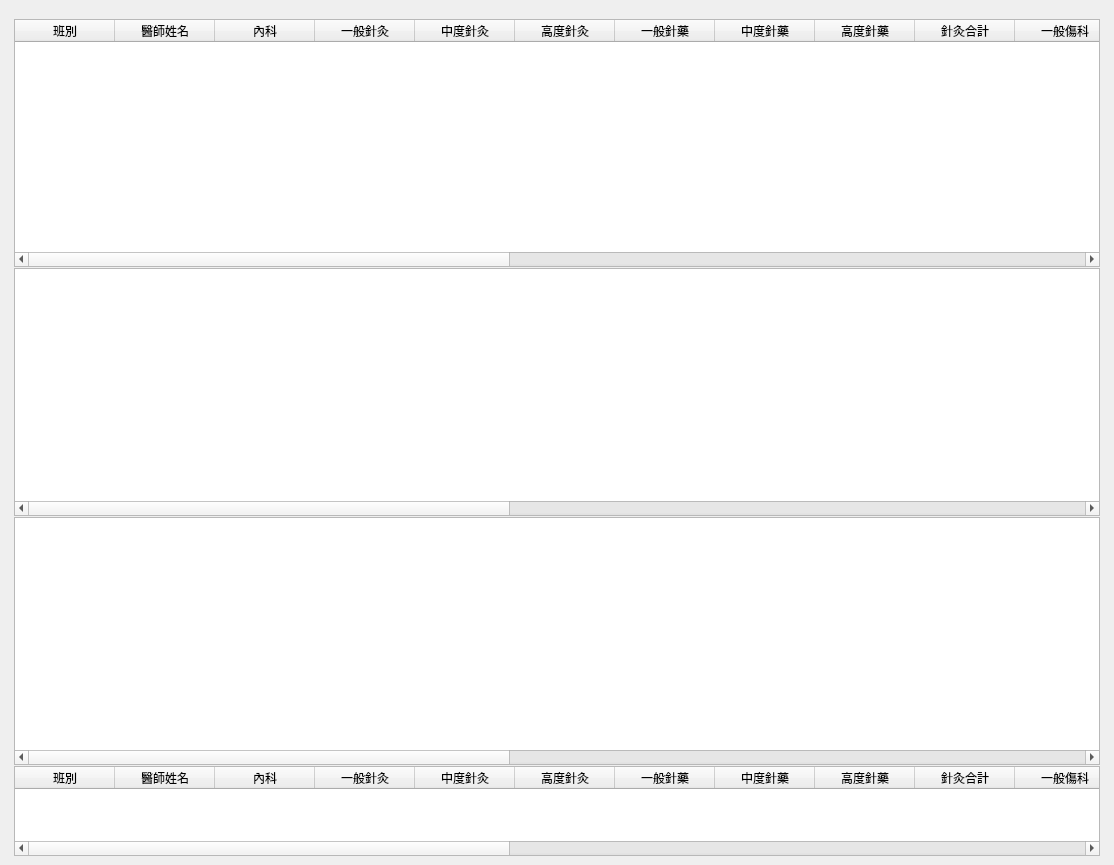
<?xml version="1.0" encoding="UTF-8"?>
<ui version="4.0">
 <class>WindowStatisticsDailyPerson</class>
 <widget class="QMainWindow" name="WindowStatisticsDailyPerson">
  <property name="geometry">
   <rect>
    <x>0</x>
    <y>0</y>
    <width>1114</width>
    <height>865</height>
   </rect>
  </property>
  <property name="windowTitle">
   <string>人數統計日報表</string>
  </property>
  <widget class="QWidget" name="centralwidget">
   <layout class="QHBoxLayout" name="horizontalLayout">
    <item>
     <layout class="QVBoxLayout" name="verticalLayout">
      <property name="leftMargin">
       <number>5</number>
      </property>
      <property name="topMargin">
       <number>10</number>
      </property>
      <property name="rightMargin">
       <number>5</number>
      </property>
      <item>
       <layout class="QVBoxLayout" name="verticalLayout_5">
        <item>
         <layout class="QHBoxLayout" name="horizontalLayout_2">
          <item>
           <layout class="QVBoxLayout" name="verticalLayout_3">
            <property name="spacing">
             <number>1</number>
            </property>
            <item>
             <widget class="QTableWidget" name="tableWidget_period1">
              <property name="editTriggers">
               <set>QAbstractItemView::NoEditTriggers</set>
              </property>
              <property name="alternatingRowColors">
               <bool>true</bool>
              </property>
              <property name="selectionMode">
               <enum>QAbstractItemView::SingleSelection</enum>
              </property>
              <property name="selectionBehavior">
               <enum>QAbstractItemView::SelectRows</enum>
              </property>
              <column>
               <property name="text">
                <string>班別</string>
               </property>
              </column>
              <column>
               <property name="text">
                <string>醫師姓名</string>
               </property>
              </column>
              <column>
               <property name="text">
                <string>內科</string>
               </property>
              </column>
              <column>
               <property name="text">
                <string>一般針灸</string>
               </property>
              </column>
              <column>
               <property name="text">
                <string>中度針灸</string>
               </property>
              </column>
              <column>
               <property name="text">
                <string>高度針灸</string>
               </property>
              </column>
              <column>
               <property name="text">
                <string>一般針藥</string>
               </property>
              </column>
              <column>
               <property name="text">
                <string>中度針藥</string>
               </property>
              </column>
              <column>
               <property name="text">
                <string>高度針藥</string>
               </property>
              </column>
              <column>
               <property name="text">
                <string>針灸合計</string>
               </property>
              </column>
              <column>
               <property name="text">
                <string>一般傷科</string>
               </property>
              </column>
              <column>
               <property name="text">
                <string>中度傷科</string>
               </property>
              </column>
              <column>
               <property name="text">
                <string>高度傷科</string>
               </property>
              </column>
              <column>
               <property name="text">
                <string>傷科給藥</string>
               </property>
              </column>
              <column>
               <property name="text">
                <string>傷科合計</string>
               </property>
              </column>
              <column>
               <property name="text">
                <string>針傷合併</string>
               </property>
              </column>
              <column>
               <property name="text">
                <string>合併給藥</string>
               </property>
              </column>
              <column>
               <property name="text">
                <string>合併合計</string>
               </property>
              </column>
              <column>
               <property name="text">
                <string>針傷合計</string>
               </property>
              </column>
              <column>
               <property name="text">
                <string>健保小計</string>
               </property>
              </column>
              <column>
               <property name="text">
                <string>自費人數</string>
               </property>
              </column>
              <column>
               <property name="text">
                <string>總計</string>
               </property>
              </column>
             </widget>
            </item>
            <item>
             <widget class="QTableWidget" name="tableWidget_period2">
              <property name="editTriggers">
               <set>QAbstractItemView::NoEditTriggers</set>
              </property>
              <property name="alternatingRowColors">
               <bool>true</bool>
              </property>
              <property name="selectionMode">
               <enum>QAbstractItemView::SingleSelection</enum>
              </property>
              <property name="selectionBehavior">
               <enum>QAbstractItemView::SelectRows</enum>
              </property>
              <attribute name="horizontalHeaderVisible">
               <bool>false</bool>
              </attribute>
              <column>
               <property name="text">
                <string>班別</string>
               </property>
              </column>
              <column>
               <property name="text">
                <string>醫師姓名</string>
               </property>
              </column>
              <column>
               <property name="text">
                <string>內科</string>
               </property>
              </column>
              <column>
               <property name="text">
                <string>一般針灸</string>
               </property>
              </column>
              <column>
               <property name="text">
                <string>中度針灸</string>
               </property>
              </column>
              <column>
               <property name="text">
                <string>高度針灸</string>
               </property>
              </column>
              <column>
               <property name="text">
                <string>一般針藥</string>
               </property>
              </column>
              <column>
               <property name="text">
                <string>中度針藥</string>
               </property>
              </column>
              <column>
               <property name="text">
                <string>高度針藥</string>
               </property>
              </column>
              <column>
               <property name="text">
                <string>針灸合計</string>
               </property>
              </column>
              <column>
               <property name="text">
                <string>一般傷科</string>
               </property>
              </column>
              <column>
               <property name="text">
                <string>中度傷科</string>
               </property>
              </column>
              <column>
               <property name="text">
                <string>高度傷科</string>
               </property>
              </column>
              <column>
               <property name="text">
                <string>傷科給藥</string>
               </property>
              </column>
              <column>
               <property name="text">
                <string>傷科合計</string>
               </property>
              </column>
              <column>
               <property name="text">
                <string>針傷合併</string>
               </property>
              </column>
              <column>
               <property name="text">
                <string>合併給藥</string>
               </property>
              </column>
              <column>
               <property name="text">
                <string>合併合計</string>
               </property>
              </column>
              <column>
               <property name="text">
                <string>針傷合計</string>
               </property>
              </column>
              <column>
               <property name="text">
                <string>健保小計</string>
               </property>
              </column>
              <column>
               <property name="text">
                <string>自費人數</string>
               </property>
              </column>
              <column>
               <property name="text">
                <string>總計</string>
               </property>
              </column>
             </widget>
            </item>
            <item>
             <widget class="QTableWidget" name="tableWidget_period3">
              <property name="editTriggers">
               <set>QAbstractItemView::NoEditTriggers</set>
              </property>
              <property name="alternatingRowColors">
               <bool>true</bool>
              </property>
              <property name="selectionMode">
               <enum>QAbstractItemView::SingleSelection</enum>
              </property>
              <property name="selectionBehavior">
               <enum>QAbstractItemView::SelectRows</enum>
              </property>
              <attribute name="horizontalHeaderVisible">
               <bool>false</bool>
              </attribute>
              <column>
               <property name="text">
                <string>班別</string>
               </property>
              </column>
              <column>
               <property name="text">
                <string>醫師姓名</string>
               </property>
              </column>
              <column>
               <property name="text">
                <string>內科</string>
               </property>
              </column>
              <column>
               <property name="text">
                <string>一般針灸</string>
               </property>
              </column>
              <column>
               <property name="text">
                <string>中度針灸</string>
               </property>
              </column>
              <column>
               <property name="text">
                <string>高度針灸</string>
               </property>
              </column>
              <column>
               <property name="text">
                <string>一般針藥</string>
               </property>
              </column>
              <column>
               <property name="text">
                <string>中度針藥</string>
               </property>
              </column>
              <column>
               <property name="text">
                <string>高度針藥</string>
               </property>
              </column>
              <column>
               <property name="text">
                <string>針灸合計</string>
               </property>
              </column>
              <column>
               <property name="text">
                <string>一般傷科</string>
               </property>
              </column>
              <column>
               <property name="text">
                <string>中度傷科</string>
               </property>
              </column>
              <column>
               <property name="text">
                <string>高度傷科</string>
               </property>
              </column>
              <column>
               <property name="text">
                <string>傷科給藥</string>
               </property>
              </column>
              <column>
               <property name="text">
                <string>傷科合計</string>
               </property>
              </column>
              <column>
               <property name="text">
                <string>針傷合併</string>
               </property>
              </column>
              <column>
               <property name="text">
                <string>合併給藥</string>
               </property>
              </column>
              <column>
               <property name="text">
                <string>合併合計</string>
               </property>
              </column>
              <column>
               <property name="text">
                <string>針傷合計</string>
               </property>
              </column>
              <column>
               <property name="text">
                <string>健保小計</string>
               </property>
              </column>
              <column>
               <property name="text">
                <string>自費人數</string>
               </property>
              </column>
              <column>
               <property name="text">
                <string>總計</string>
               </property>
              </column>
             </widget>
            </item>
            <item>
             <widget class="QTableWidget" name="tableWidget_period_total">
              <property name="maximumSize">
               <size>
                <width>16777215</width>
                <height>90</height>
               </size>
              </property>
              <property name="editTriggers">
               <set>QAbstractItemView::NoEditTriggers</set>
              </property>
              <property name="alternatingRowColors">
               <bool>true</bool>
              </property>
              <property name="selectionMode">
               <enum>QAbstractItemView::SingleSelection</enum>
              </property>
              <property name="selectionBehavior">
               <enum>QAbstractItemView::SelectRows</enum>
              </property>
              <attribute name="horizontalHeaderVisible">
               <bool>true</bool>
              </attribute>
              <column>
               <property name="text">
                <string>班別</string>
               </property>
              </column>
              <column>
               <property name="text">
                <string>醫師姓名</string>
               </property>
              </column>
              <column>
               <property name="text">
                <string>內科</string>
               </property>
              </column>
              <column>
               <property name="text">
                <string>一般針灸</string>
               </property>
              </column>
              <column>
               <property name="text">
                <string>中度針灸</string>
               </property>
              </column>
              <column>
               <property name="text">
                <string>高度針灸</string>
               </property>
              </column>
              <column>
               <property name="text">
                <string>一般針藥</string>
               </property>
              </column>
              <column>
               <property name="text">
                <string>中度針藥</string>
               </property>
              </column>
              <column>
               <property name="text">
                <string>高度針藥</string>
               </property>
              </column>
              <column>
               <property name="text">
                <string>針灸合計</string>
               </property>
              </column>
              <column>
               <property name="text">
                <string>一般傷科</string>
               </property>
              </column>
              <column>
               <property name="text">
                <string>中度傷科</string>
               </property>
              </column>
              <column>
               <property name="text">
                <string>高度傷科</string>
               </property>
              </column>
              <column>
               <property name="text">
                <string>傷科給藥</string>
               </property>
              </column>
              <column>
               <property name="text">
                <string>傷科合計</string>
               </property>
              </column>
              <column>
               <property name="text">
                <string>針傷合併</string>
               </property>
              </column>
              <column>
               <property name="text">
                <string>合併給藥</string>
               </property>
              </column>
              <column>
               <property name="text">
                <string>合併合計</string>
               </property>
              </column>
              <column>
               <property name="text">
                <string>針傷合計</string>
               </property>
              </column>
              <column>
               <property name="text">
                <string>健保小計</string>
               </property>
              </column>
              <column>
               <property name="text">
                <string>自費人數</string>
               </property>
              </column>
              <column>
               <property name="text">
                <string>總計</string>
               </property>
              </column>
             </widget>
            </item>
           </layout>
          </item>
          <item>
           <layout class="QVBoxLayout" name="verticalLayout_chart"/>
          </item>
         </layout>
        </item>
       </layout>
      </item>
     </layout>
    </item>
   </layout>
  </widget>
  <widget class="QMenuBar" name="menubar">
   <property name="geometry">
    <rect>
     <x>0</x>
     <y>0</y>
     <width>1114</width>
     <height>29</height>
    </rect>
   </property>
  </widget>
  <action name="action_export_excel">
   <property name="icon">
    <iconset>
     <normaloff>../icons/document-export.svg</normaloff>../icons/document-export.svg</iconset>
   </property>
   <property name="text">
    <string>匯出Excel</string>
   </property>
  </action>
 </widget>
 <resources/>
 <connections/>
</ui>
